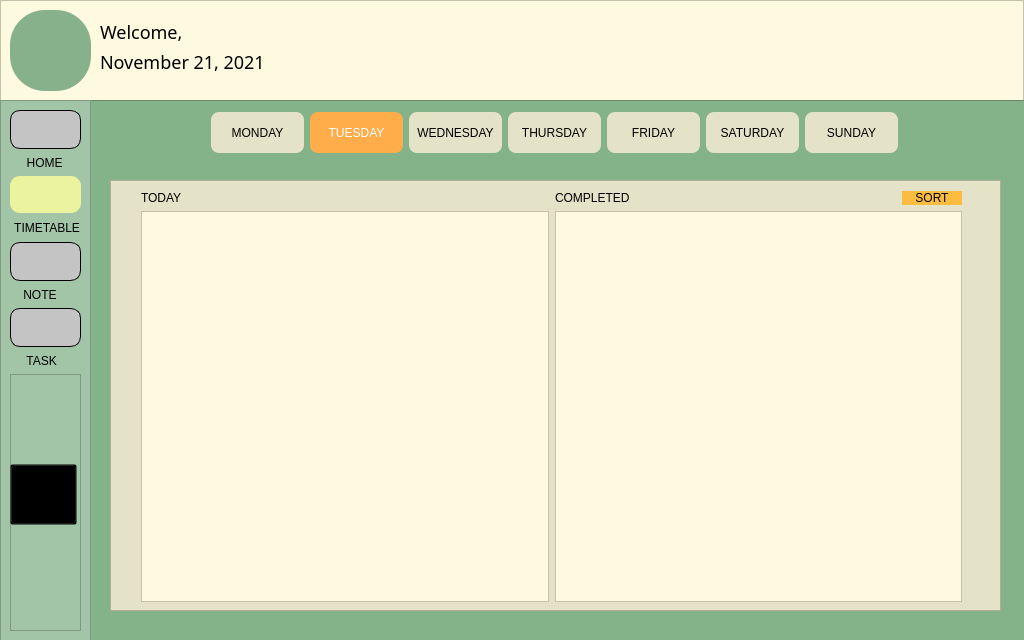
<?xml version="1.0" encoding="UTF-8"?>
<ui version="4.0">
 <class>Dialog</class>
 <widget class="QDialog" name="Dialog">
  <property name="geometry">
   <rect>
    <x>0</x>
    <y>0</y>
    <width>1024</width>
    <height>640</height>
   </rect>
  </property>
  <property name="minimumSize">
   <size>
    <width>1024</width>
    <height>640</height>
   </size>
  </property>
  <property name="maximumSize">
   <size>
    <width>1024</width>
    <height>640</height>
   </size>
  </property>
  <property name="windowTitle">
   <string>Dialog</string>
  </property>
  <widget class="QFrame" name="topBar">
   <property name="geometry">
    <rect>
     <x>0</x>
     <y>0</y>
     <width>1024</width>
     <height>101</height>
    </rect>
   </property>
   <property name="styleSheet">
    <string notr="true">position: absolute;
width: 1024px;
height: 100px;
left: 0px;
top: 0px;
text-align: center;


background: #FEFAE0;</string>
   </property>
   <property name="frameShape">
    <enum>QFrame::StyledPanel</enum>
   </property>
   <property name="frameShadow">
    <enum>QFrame::Raised</enum>
   </property>
   <widget class="QFrame" name="app_icon">
    <property name="geometry">
     <rect>
      <x>10</x>
      <y>10</y>
      <width>81</width>
      <height>81</height>
     </rect>
    </property>
    <property name="styleSheet">
     <string notr="true">width: 85px;
height: 85px;
image: url(D:/NotaProject/pics/notaKung.png);
left: 3px;
top: 5px;

background: #86B18B;

border-radius: 35px;
</string>
    </property>
    <property name="frameShape">
     <enum>QFrame::StyledPanel</enum>
    </property>
    <property name="frameShadow">
     <enum>QFrame::Raised</enum>
    </property>
   </widget>
   <widget class="QWidget" name="layoutWidget">
    <property name="geometry">
     <rect>
      <x>100</x>
      <y>20</y>
      <width>161</width>
      <height>53</height>
     </rect>
    </property>
    <layout class="QVBoxLayout" name="verticalLayout">
     <item>
      <widget class="QLabel" name="welcomeUser">
       <property name="font">
        <font>
         <family>Tenor Sans</family>
         <pointsize>-1</pointsize>
         <weight>50</weight>
         <italic>false</italic>
         <bold>false</bold>
        </font>
       </property>
       <property name="styleSheet">
        <string notr="true">position: absolute;
width: 190px;
height: 44px;
left: 103px;
top: 28px;
text-align: center;
font-family: Tenor Sans;
font-style: normal;
font-weight: normal;
font-size: 18px;
line-height: 21px;

color: #000000;</string>
       </property>
       <property name="text">
        <string>Welcome,</string>
       </property>
      </widget>
     </item>
     <item>
      <widget class="QLabel" name="date">
       <property name="styleSheet">
        <string notr="true">position: absolute;
width: 190px;
height: 44px;
left: 103px;
top: 28px;

font-family: Tenor Sans;
font-style: normal;
font-weight: normal;
font-size: 18px;
line-height: 21px;

color: #000000;</string>
       </property>
       <property name="text">
        <string>November 21, 2021</string>
       </property>
      </widget>
     </item>
    </layout>
   </widget>
  </widget>
  <widget class="QFrame" name="frame">
   <property name="geometry">
    <rect>
     <x>90</x>
     <y>100</y>
     <width>941</width>
     <height>541</height>
    </rect>
   </property>
   <property name="styleSheet">
    <string notr="true">background: #84B289;
</string>
   </property>
   <property name="frameShape">
    <enum>QFrame::StyledPanel</enum>
   </property>
   <property name="frameShadow">
    <enum>QFrame::Raised</enum>
   </property>
   <widget class="QWidget" name="layoutWidget_2">
    <property name="geometry">
     <rect>
      <x>30</x>
      <y>10</y>
      <width>871</width>
      <height>45</height>
     </rect>
    </property>
    <layout class="QHBoxLayout" name="horizontalLayout_3">
     <item>
      <widget class="QPushButton" name="previous_button">
       <property name="maximumSize">
        <size>
         <width>51</width>
         <height>31</height>
        </size>
       </property>
       <property name="cursor">
        <cursorShape>PointingHandCursor</cursorShape>
       </property>
       <property name="styleSheet">
        <string notr="true">image: url(:/leftArrow/pics/right-arrow.png);
image: url(:/leftArrow/pics/left-arrow.png);
position: absolute;
width: 90px;
height: 50px;
left: 806px;
top: 31px;
text-align: center;
background: #84B289;
border-radius: 15px;</string>
       </property>
       <property name="text">
        <string/>
       </property>
      </widget>
     </item>
     <item>
      <layout class="QHBoxLayout" name="horizontalLayout_4">
       <item>
        <widget class="QPushButton" name="monday_button_2">
         <property name="maximumSize">
          <size>
           <width>93</width>
           <height>41</height>
          </size>
         </property>
         <property name="cursor">
          <cursorShape>PointingHandCursor</cursorShape>
         </property>
         <property name="styleSheet">
          <string notr="true">;
 

padding: 8px 0px;
position: static;
width: 40px;
left: calc(50% - 40px/2 - 189.71px);
top: 0%;
bottom: 0%;
background-color: rgb(228, 226, 199);
border-radius: 8px;</string>
         </property>
         <property name="text">
          <string>MONDAY</string>
         </property>
        </widget>
       </item>
       <item>
        <widget class="QPushButton" name="tuesday_button_2">
         <property name="maximumSize">
          <size>
           <width>93</width>
           <height>41</height>
          </size>
         </property>
         <property name="cursor">
          <cursorShape>PointingHandCursor</cursorShape>
         </property>
         <property name="styleSheet">
          <string notr="true">;
 

padding: 8px 0px;
color: rgb(255, 255, 255);
position: static;
width: 40px;
left: calc(50% - 40px/2 - 189.71px);
top: 0%;
bottom: 0%;


background: #FFAC4B;
border-radius: 8px;</string>
         </property>
         <property name="text">
          <string>TUESDAY</string>
         </property>
        </widget>
       </item>
       <item>
        <widget class="QPushButton" name="wednesday_button_2">
         <property name="maximumSize">
          <size>
           <width>93</width>
           <height>41</height>
          </size>
         </property>
         <property name="cursor">
          <cursorShape>PointingHandCursor</cursorShape>
         </property>
         <property name="styleSheet">
          <string notr="true">;
 

padding: 8px 0px;
position: static;
width: 40px;
left: calc(50% - 40px/2 - 189.71px);
top: 0%;
bottom: 0%;
background-color: rgb(228, 226, 199);
border-radius: 8px;</string>
         </property>
         <property name="text">
          <string>WEDNESDAY</string>
         </property>
        </widget>
       </item>
       <item>
        <widget class="QPushButton" name="thursday_button_2">
         <property name="maximumSize">
          <size>
           <width>93</width>
           <height>41</height>
          </size>
         </property>
         <property name="cursor">
          <cursorShape>PointingHandCursor</cursorShape>
         </property>
         <property name="styleSheet">
          <string notr="true">;
 

padding: 8px 0px;
position: static;
width: 40px;
left: calc(50% - 40px/2 - 189.71px);
top: 0%;
bottom: 0%;
background-color: rgb(228, 226, 199);
border-radius: 8px;</string>
         </property>
         <property name="text">
          <string>THURSDAY</string>
         </property>
        </widget>
       </item>
       <item>
        <widget class="QPushButton" name="friday_button_2">
         <property name="maximumSize">
          <size>
           <width>93</width>
           <height>41</height>
          </size>
         </property>
         <property name="cursor">
          <cursorShape>PointingHandCursor</cursorShape>
         </property>
         <property name="styleSheet">
          <string notr="true">;
 

padding: 8px 0px;
position: static;
width: 40px;
left: calc(50% - 40px/2 - 189.71px);
top: 0%;
bottom: 0%;
background-color: rgb(228, 226, 199);
border-radius: 8px;</string>
         </property>
         <property name="text">
          <string>FRIDAY</string>
         </property>
        </widget>
       </item>
       <item>
        <widget class="QPushButton" name="saturday_button_2">
         <property name="maximumSize">
          <size>
           <width>93</width>
           <height>41</height>
          </size>
         </property>
         <property name="cursor">
          <cursorShape>PointingHandCursor</cursorShape>
         </property>
         <property name="styleSheet">
          <string notr="true">;
 

padding: 8px 0px;
position: static;
width: 40px;
left: calc(50% - 40px/2 - 189.71px);
top: 0%;
bottom: 0%;
background-color: rgb(228, 226, 199);
border-radius: 8px;</string>
         </property>
         <property name="text">
          <string>SATURDAY</string>
         </property>
        </widget>
       </item>
       <item>
        <widget class="QPushButton" name="sunday_button_2">
         <property name="maximumSize">
          <size>
           <width>93</width>
           <height>41</height>
          </size>
         </property>
         <property name="cursor">
          <cursorShape>PointingHandCursor</cursorShape>
         </property>
         <property name="styleSheet">
          <string notr="true">;
 

padding: 8px 0px;
position: static;
width: 40px;
left: calc(50% - 40px/2 - 189.71px);
top: 0%;
bottom: 0%;
background-color: rgb(228, 226, 199);
border-radius: 8px;</string>
         </property>
         <property name="text">
          <string>SUNDAY</string>
         </property>
        </widget>
       </item>
      </layout>
     </item>
     <item>
      <widget class="QPushButton" name="next_button">
       <property name="maximumSize">
        <size>
         <width>51</width>
         <height>31</height>
        </size>
       </property>
       <property name="cursor">
        <cursorShape>PointingHandCursor</cursorShape>
       </property>
       <property name="styleSheet">
        <string notr="true">image: url(:/rightArrow/pics/right-arrow.png);
position: absolute;
width: 90px;
height: 50px;
left: 806px;
top: 31px;
text-align: center;
background: #84B289;
border-radius: 15px;</string>
       </property>
       <property name="text">
        <string/>
       </property>
      </widget>
     </item>
    </layout>
   </widget>
   <widget class="QFrame" name="frame_3">
    <property name="geometry">
     <rect>
      <x>20</x>
      <y>80</y>
      <width>891</width>
      <height>431</height>
     </rect>
    </property>
    <property name="styleSheet">
     <string notr="true">background: #E4E2C7;

</string>
    </property>
    <property name="frameShape">
     <enum>QFrame::StyledPanel</enum>
    </property>
    <property name="frameShadow">
     <enum>QFrame::Raised</enum>
    </property>
    <widget class="QWidget" name="">
     <property name="geometry">
      <rect>
       <x>31</x>
       <y>11</y>
       <width>821</width>
       <height>411</height>
      </rect>
     </property>
     <layout class="QHBoxLayout" name="horizontalLayout">
      <item>
       <layout class="QVBoxLayout" name="verticalLayout_2">
        <item>
         <widget class="QLabel" name="label">
          <property name="styleSheet">
           <string notr="true">font: 75 14pt &quot;AvenirNext LT Pro Bold&quot;;</string>
          </property>
          <property name="text">
           <string>TODAY</string>
          </property>
         </widget>
        </item>
        <item>
         <widget class="QListWidget" name="listWidget">
          <property name="maximumSize">
           <size>
            <width>600</width>
            <height>600</height>
           </size>
          </property>
          <property name="styleSheet">
           <string notr="true">background: #FEFAE0;</string>
          </property>
         </widget>
        </item>
       </layout>
      </item>
      <item>
       <layout class="QVBoxLayout" name="verticalLayout_3">
        <item>
         <layout class="QHBoxLayout" name="horizontalLayout_6">
          <item>
           <widget class="QLabel" name="label_2">
            <property name="styleSheet">
             <string notr="true">font: 75 14pt &quot;AvenirNext LT Pro Bold&quot;;</string>
            </property>
            <property name="text">
             <string>COMPLETED</string>
            </property>
           </widget>
          </item>
          <item>
           <widget class="QPushButton" name="sortButton">
            <property name="maximumSize">
             <size>
              <width>60</width>
              <height>28</height>
             </size>
            </property>
            <property name="cursor">
             <cursorShape>PointingHandCursor</cursorShape>
            </property>
            <property name="styleSheet">
             <string notr="true">QPushButton#sortButton{
   background-color: rgb(252, 188, 64);
	border-radius: 10px;
}

QPushButton:hover#sortButton{
   background-color: rgb(252, 188, 64);
	border-radius: 10px;
	color: rgb(255, 255, 255);
	font: 75 9pt &quot;AvenirNext LT Pro Bold&quot;;
	
}</string>
            </property>
            <property name="text">
             <string>SORT</string>
            </property>
           </widget>
          </item>
         </layout>
        </item>
        <item>
         <widget class="QListWidget" name="listWidget_2">
          <property name="maximumSize">
           <size>
            <width>600</width>
            <height>600</height>
           </size>
          </property>
          <property name="styleSheet">
           <string notr="true">background: #FEFAE0;</string>
          </property>
         </widget>
        </item>
       </layout>
      </item>
     </layout>
    </widget>
   </widget>
   <zorder>frame_3</zorder>
   <zorder>layoutWidget_2</zorder>
   <zorder>horizontalLayoutWidget</zorder>
   <zorder>pushButton_2</zorder>
   <zorder>pushButton</zorder>
  </widget>
  <widget class="QFrame" name="leftBar_2">
   <property name="geometry">
    <rect>
     <x>0</x>
     <y>100</y>
     <width>91</width>
     <height>541</height>
    </rect>
   </property>
   <property name="styleSheet">
    <string notr="true">
text-align: center;
position: absolute;
width: 140px;
height: 540px;
left: 0px;
top: 100px;

background: #A3C5A7;</string>
   </property>
   <property name="frameShape">
    <enum>QFrame::StyledPanel</enum>
   </property>
   <property name="frameShadow">
    <enum>QFrame::Raised</enum>
   </property>
   <layout class="QVBoxLayout" name="verticalLayout_9">
    <item>
     <layout class="QVBoxLayout" name="verticalLayout_10">
      <item>
       <layout class="QVBoxLayout" name="verticalLayout_11">
        <item>
         <widget class="QPushButton" name="homeButton">
          <property name="cursor">
           <cursorShape>PointingHandCursor</cursorShape>
          </property>
          <property name="toolTip">
           <string>&lt;html&gt;&lt;head/&gt;&lt;body&gt;&lt;p&gt;&lt;br/&gt;home&lt;/p&gt;&lt;p&gt;&lt;br/&gt;&lt;/p&gt;&lt;/body&gt;&lt;/html&gt;</string>
          </property>
          <property name="whatsThis">
           <string>&lt;html&gt;&lt;head/&gt;&lt;body&gt;&lt;p&gt;home&lt;/p&gt;&lt;/body&gt;&lt;/html&gt;</string>
          </property>
          <property name="styleSheet">
           <string notr="true">position: absolute;

image: url(D:/NotaProject/pics/home.png);
width: 120px;
height: 37px;
left: 7px;
top: 16px;
text-align: right;
      
background: #C4C4C4;
border: 1px solid #000000;

border-radius: 10px;
</string>
          </property>
          <property name="text">
           <string/>
          </property>
         </widget>
        </item>
        <item>
         <widget class="QLabel" name="home_label_2">
          <property name="styleSheet">
           <string notr="true">text-align: center;</string>
          </property>
          <property name="text">
           <string>     HOME</string>
          </property>
         </widget>
        </item>
       </layout>
      </item>
      <item>
       <layout class="QVBoxLayout" name="verticalLayout_12">
        <item>
         <widget class="QPushButton" name="timeTableButton_2">
          <property name="cursor">
           <cursorShape>ArrowCursor</cursorShape>
          </property>
          <property name="styleSheet">
           <string notr="true">image: url(D:/NotaProject/pics/timetable.png);
position: absolute;
width: 120px;
height: 37px;
left: 7px;
top: 160px;
text-align: right;
background: #ECF39E;
border-radius: 10px;
text-align: center;</string>
          </property>
          <property name="text">
           <string/>
          </property>
         </widget>
        </item>
        <item>
         <widget class="QLabel" name="timeTable_label_2">
          <property name="text">
           <string> TIMETABLE</string>
          </property>
          <property name="alignment">
           <set>Qt::AlignCenter</set>
          </property>
         </widget>
        </item>
       </layout>
      </item>
      <item>
       <layout class="QVBoxLayout" name="verticalLayout_13">
        <item>
         <widget class="QPushButton" name="noteButton">
          <property name="cursor">
           <cursorShape>PointingHandCursor</cursorShape>
          </property>
          <property name="styleSheet">
           <string notr="true">image: url(D:/NotaProject/pics/writing.png);
position: absolute;
width: 120px;
height: 37px;
left: 7px;
top: 160px;
text-align: right;
background: #C4C4C4;
border-radius: 10px;
border: 1px solid #000000;
</string>
          </property>
          <property name="text">
           <string/>
          </property>
         </widget>
        </item>
        <item>
         <widget class="QLabel" name="note_label_2">
          <property name="text">
           <string>    NOTE</string>
          </property>
         </widget>
        </item>
       </layout>
      </item>
      <item>
       <layout class="QVBoxLayout" name="verticalLayout_14">
        <item>
         <widget class="QPushButton" name="taskButton">
          <property name="cursor">
           <cursorShape>PointingHandCursor</cursorShape>
          </property>
          <property name="styleSheet">
           <string notr="true">image: url(D:/NotaProject/pics/task.png);
position: absolute;
width: 120px;
height: 37px;
left: 7px;
top: 160px;
text-align: right;
background: #C4C4C4;
border: 1px solid #000000;
border-radius: 10px;</string>
          </property>
          <property name="text">
           <string/>
          </property>
         </widget>
        </item>
        <item>
         <widget class="QLabel" name="task_label_2">
          <property name="text">
           <string>     TASK</string>
          </property>
         </widget>
        </item>
       </layout>
      </item>
     </layout>
    </item>
    <item>
     <widget class="QFrame" name="frame_2">
      <property name="frameShape">
       <enum>QFrame::StyledPanel</enum>
      </property>
      <property name="frameShadow">
       <enum>QFrame::Raised</enum>
      </property>
      <widget class="QPushButton" name="addTimeTableButton">
       <property name="geometry">
        <rect>
         <x>0</x>
         <y>90</y>
         <width>67</width>
         <height>61</height>
        </rect>
       </property>
       <property name="cursor">
        <cursorShape>PointingHandCursor</cursorShape>
       </property>
       <property name="focusPolicy">
        <enum>Qt::ClickFocus</enum>
       </property>
       <property name="styleSheet">
        <string notr="true">background: rgba(0,0,0,0);
image: url(D:/NotaProject/pics/add.png);</string>
       </property>
       <property name="text">
        <string/>
       </property>
      </widget>
     </widget>
    </item>
   </layout>
  </widget>
  <widget class="QWidget" name="">
   <property name="geometry">
    <rect>
     <x>0</x>
     <y>0</y>
     <width>2</width>
     <height>2</height>
    </rect>
   </property>
   <layout class="QHBoxLayout" name="horizontalLayout_5"/>
  </widget>
  <widget class="QWidget" name="">
   <property name="geometry">
    <rect>
     <x>0</x>
     <y>0</y>
     <width>2</width>
     <height>2</height>
    </rect>
   </property>
   <layout class="QVBoxLayout" name="verticalLayout_4"/>
  </widget>
 </widget>
 <resources/>
 <connections/>
</ui>
